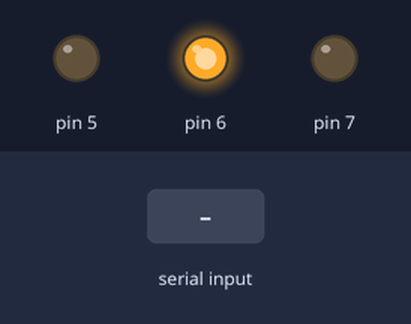
Bench run of a sketch on a simulated Arduino Uno, built with avr-gcc and run on an emulated ATmega328P. Parts: output pins drawn as LEDs (lit = HIGH). Dashed ring = blinking. Inputs (shaded band) come from the test bench. What the sketch prints to the serial monitor is not drawn.

Above: at 1.2 s.
1.3 s: "a" received over Serial
At 1.55 s:
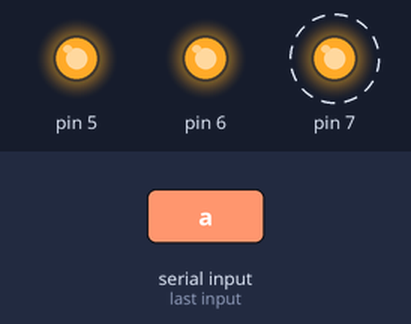
4.3 s: "r" received over Serial
At 5.6 s:
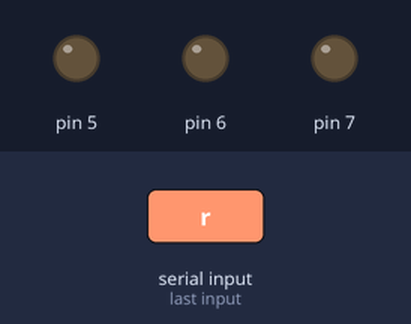
Timing chart, 0 to 16.3 s (numbered marks = the images above; inputs shaded):
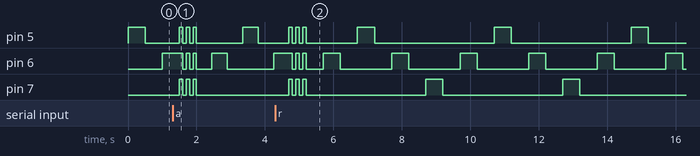

The sketch:

ruleta_ino.ino
```cpp
int tiempooff=500;
int tiempoon=tiempooff-100;
int n;
int python = 'e';
int tpython = 't';
int clicks=0;

void setup(){
  Serial.begin(9600);
   for (n=5;n<8;n++){
      pinMode(n,OUTPUT);
  }
}

void loop(){
  for (n=5;n<8;n++){
          vaciar();
          digitalWrite(n,HIGH);
          delay(tiempooff);
          if (n==6){
            comprobacion();
          }
          vaciar();
          digitalWrite(n,LOW);
          delay(tiempooff);
        }
   vaciar();
   digitalWrite(6,HIGH);
   delay(tiempooff);
   comprobacion();
   vaciar();
   digitalWrite(6,LOW);
   delay(tiempooff);
}

void comprobacion(){
  if (Serial.available()>0){
    python = Serial.read();
    if (python=='a'){
       flash();
       tiempooff= tiempooff-50;
       if (tiempooff<50){
         tiempooff=500;
         flash();
       }
      vaciar();
    }
    if (python=='r'){
      reiniciar();
      vaciar();
    }
  }
}

void vaciar(){
  while(Serial.available()){
    Serial.read();
  }
}

void flash(){
  for (n=5;n<8;n++){
        digitalWrite(n,LOW);
  }
  for (n=5;n<8;n++){
        digitalWrite(n,HIGH);
  }
  delay(100);
  for (n=5;n<8;n++){
        digitalWrite(n,LOW);
  }
  delay(100);
  for (n=5;n<8;n++){
        digitalWrite(n,HIGH);
  }
  delay(100);
  for (n=5;n<8;n++){
        digitalWrite(n,LOW);
  }
  delay(100);
  for (n=5;n<8;n++){
        digitalWrite(n,HIGH);
  }
  delay(100);
  for (n=5;n<8;n++){
        digitalWrite(n,LOW);
  }
}

void reiniciar(){
      tiempooff=500;
      flash();
      vaciar();

      Serial.write(clicks);

}
```
